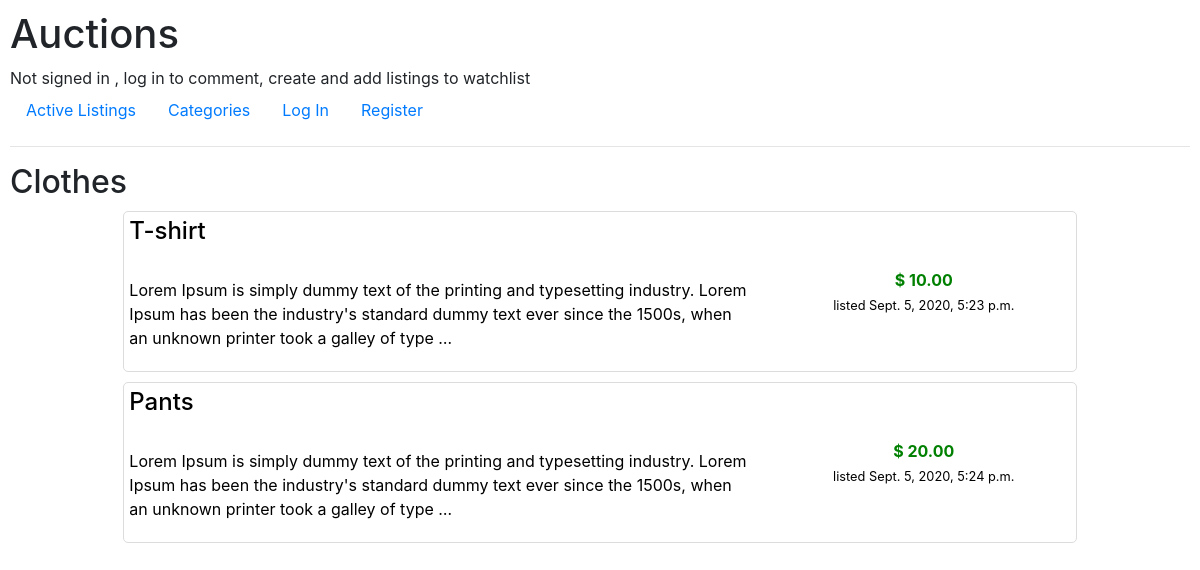
Screenshot of /categories/Clothes with the database file from the repository.
### auctions/models.py (models this page shows, shortened)
class listing(models.Model):
    categories = [
    ('EL', 'Electronics'),
    ('CL', 'Clothes'),
    ('TY', 'Toys'),
    ('HM', 'Home'),
    ('UT', 'Utility'),
    ('NS','Not specified')]
    title = models.CharField(max_length=64)
    description = models.TextField(max_length=500)
    category = models.CharField(
        max_length=2,
        choices=categories,
        default='NS',
    )
    creator = models.ForeignKey(User,on_delete=models.CASCADE,related_name="userListings")
    startingPrice = models.DecimalField(max_digits=8, decimal_places=2, validators=[MinValueValidator(0.99)])
    watched = models.ManyToManyField(User, related_name="watchlist",null=True,blank=True)
    currentBid = models.DecimalField(max_digits=8, decimal_places=2,default=0.99, validators=[MinValueValidator(0.99)])
    wineer = models.ForeignKey(User,null=True,blank=True,on_delete=models.CASCADE,related_name="wins")
    closed = models.BooleanField(default=False)
    dateCreated = models.DateTimeField(auto_now_add=True)
    imageUrl = models.URLField(null=True,blank=True)

### auctions/views.py (the view)
# urls.py: path("categories/<str:category>", views.category, name="category")
def category(request,category):
    cats = listing.categories
    for cat in cats:
        if cat[1] == category:
            filteredListings = listing.objects.filter(category=cat[0]).exclude(closed=True)
            return render(request,"auctions/category.html",{"listings":filteredListings})

### auctions/templates/auctions/category.html (shortened to what this page needs)
{% extends "auctions/index.html" %}
    {% block heading %}<h2>{{listings.0.get_category_display}}</h2>{% endblock %}

### auctions/templates/auctions/index.html (shortened to what this page needs)
{% extends "auctions/layout.html" %}
{% block body %}
  {% block heading %}  <h2>Active Listings</h2>  {% endblock %}
   {%  for listing in listings  %}
  <div class="container col-10">
      <div class="productDiv" id="listingContainer">
        <a href="{% url 'product' listing.id %}" class="productLink">
          <div class="row">
              <div class="basicInfo col-8">
                  <h4>{{listing.title}}</h4>
                  <p>{{listing.description|truncatechars:200}}</p>
              </div>
              <div class="extraInfo col-4">
                  <div class="priceDiv">
                    <strong class="price">
                      $
                      {% if listing.bids.all%}
                        {{listing.currentBid}}
                      {%else%}
                        {{listing.startingPrice}}
                      {%endif%}
                    </strong>
                    <br>
                    <small>listed {{listing.dateCreated}}</small>
                  </div>
              </div>
          </div>
        </a>
      </div>
  </div>
  {%empty%}
  {% block empty%}<h4>no active listings</h4>{% endblock %}
  {%endfor%}
{% endblock %}

### auctions/static/auctions/styles.css (style rules this page uses)
body { padding: 10px; }
.productDiv { padding: 5px; margin-left: auto; margin-right: auto; margin-top: 10px; border: 1px solid gainsboro; border-radius: 5px; width: 100%; }
.container { margin-right: auto; margin-left: auto; }
.productLink:link { text-decoration: none; color: black; }
.priceDiv { margin-left: auto; margin-right: auto; }
.price { color: green; }
.extraInfo { display: flex; align-items: center; text-align: center; }
.basicInfo { word-wrap: break-word; }

### rows the page displays
listing: category "Clothes", title "T-shirt", description "Lorem Ipsum is simply dummy text of the printing and typesetting industry. Lorem Ipsum has been the industry's standard dummy text ever since the 1500s, when an unknown printer took a galley of type …", startingPrice "10.00", dateCreated "Sept. 5, 2020, 5:23 p.m."
listing: title "Pants", description "Lorem Ipsum is simply dummy text of the printing and typesetting industry. Lorem Ipsum has been the industry's standard dummy text ever since the 1500s, when an unknown printer took a galley of type …", startingPrice "20.00", dateCreated "Sept. 5, 2020, 5:24 p.m."
